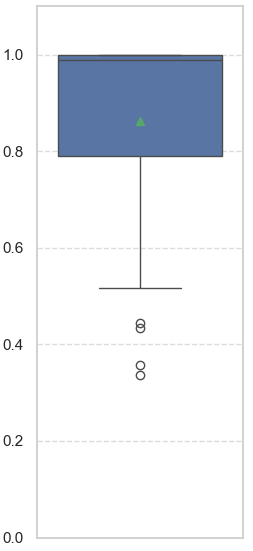
#> input picture figs/boxp_Wavelet.png, 253 x 551 px, given in place of 00005.jpg, which was not available
$ jupyter execute --allow-errors proves_denoising.ipynb   (text cells are left out)
#> lines starting #> are read from the running program, lines starting #| are printed output that depends on the picture; pictures that were not available may be replaced by others from this repository, and a replacement may not be noted
[cell 1]
import cv2
import numpy as np
import os
import pandas as pd
import seaborn as sns
import matplotlib.pyplot as plt
from skimage.metrics import structural_similarity as ssim

[cell 2]
# Compute Bhattacharyya similarity (using histograms)
# [19 lines left out: function compute_bhattacharyya, not called in this run]

[cell 3]
# Function to compute RMSE similarity between two images (directly on pixels)
# [11 lines left out: function compute_rmse, not called in this run]

[cell 4]
import math

def compute_psnr(img1, img2):
    # img1 and img2 have range [0, 255]
    img1 = img1.astype(np.float64)
    img2 = img2.astype(np.float64)
    mse = np.mean((img1 - img2) ** 2)
    if mse == 0:
        return float("inf")
    return 20 * math.log10(255.0 / math.sqrt(mse))

[cell 5]
def ssim(img1, img2):
    C1 = (0.01 * 255) ** 2
    C2 = (0.03 * 255) ** 2

    img1 = img1.astype(np.float64)
    img2 = img2.astype(np.float64)
    kernel = cv2.getGaussianKernel(11, 1.5)
    window = np.outer(kernel, kernel.transpose())

    mu1 = cv2.filter2D(img1, -1, window)[5:-5, 5:-5]  # valid
    mu2 = cv2.filter2D(img2, -1, window)[5:-5, 5:-5]
    mu1_sq = mu1 ** 2
    mu2_sq = mu2 ** 2
    mu1_mu2 = mu1 * mu2
    sigma1_sq = cv2.filter2D(img1 ** 2, -1, window)[5:-5, 5:-5] - mu1_sq
    sigma2_sq = cv2.filter2D(img2 ** 2, -1, window)[5:-5, 5:-5] - mu2_sq
    sigma12 = cv2.filter2D(img1 * img2, -1, window)[5:-5, 5:-5] - mu1_mu2

    ssim_map = ((2 * mu1_mu2 + C1) * (2 * sigma12 + C2)) / (
        (mu1_sq + mu2_sq + C1) * (sigma1_sq + sigma2_sq + C2)
    )
    return ssim_map.mean()

def compute_ssim(img1, img2):
    """calculate SSIM
    the same outputs as MATLAB's
    img1, img2: [0, 255]
    """
    if not img1.shape == img2.shape:
        raise ValueError("Input images must have the same dimensions.")
    if img1.ndim == 2:
        return ssim(img1, img2)
    elif img1.ndim == 3:
        if img1.shape[2] == 3:
            ssims = []
            for i in range(3):
                ssims.append(ssim(img1, img2))
            return np.array(ssims).mean()
        elif img1.shape[2] == 1:
            return ssim(np.squeeze(img1), np.squeeze(img2))
    else:
        raise ValueError("Wrong input image dimensions.")

[cell 6]
#import piq
import lpips
import torch
import numpy as np

# Function to calculate LPIPS metric between two images
def compute_lpips(image1, image2, net='alex'):
    """
    Compute the LPIPS metric between two images.

    Parameters:
    - image1: First image as a NumPy array (H x W x C), where C is 3 for RGB.
    - image2: Second image as a NumPy array (H x W x C), where C is 3 for RGB.
    - net: The network architecture used for LPIPS computation ('alex', 'vgg', 'squeeze'). Default is 'alex'.

    Returns:
    - lpips_distance: The LPIPS distance between image1 and image2.
    """
    # Convert images from NumPy to PyTorch Tensors and normalize to [-1, 1]
    # (LPIPS expects inputs in the range [-1, 1] and in the format (N, C, H, W))
    image1_torch = torch.from_numpy(image1).permute(2, 0, 1).unsqueeze(0).float() / 127.5 - 1.0
    image2_torch = torch.from_numpy(image2).permute(2, 0, 1).unsqueeze(0).float() / 127.5 - 1.0

    # Initialize the LPIPS model (choose the backbone: 'alex', 'vgg', 'squeeze')
    loss_fn = lpips.LPIPS(net=net)

    # Calculate LPIPS distance
    lpips_distance = loss_fn(image1_torch, image2_torch)

    return lpips_distance.item()

[cell 7]
def compare_images(image1, image2, method='bhattacharyya'):
    if method == 'bhattacharyya':
        return compute_bhattacharyya(image1, image2)
    elif method == 'rmse':
        return compute_rmse(image1, image2)
    elif method == 'psnr':
        return compute_psnr(image1, image2)
    elif method == 'ssim':
        return compute_ssim(image1, image2)
    elif method == 'lpips':
        return compute_lpips(image1, image2)
    else:
        raise ValueError(f"Unknown method: {method}. Choose 'bhattacharyya' or 'rmse'.")

[cell 8]
image1 = cv2.imread('data/qsd1_w3/00005.jpg')
#> image1 is the input picture: shape (551, 253, 3); mean B, G, R 241, 235.6, 232.4
image2 = cv2.imread('data/qsd1_w3/non_augmented/00005.jpg')
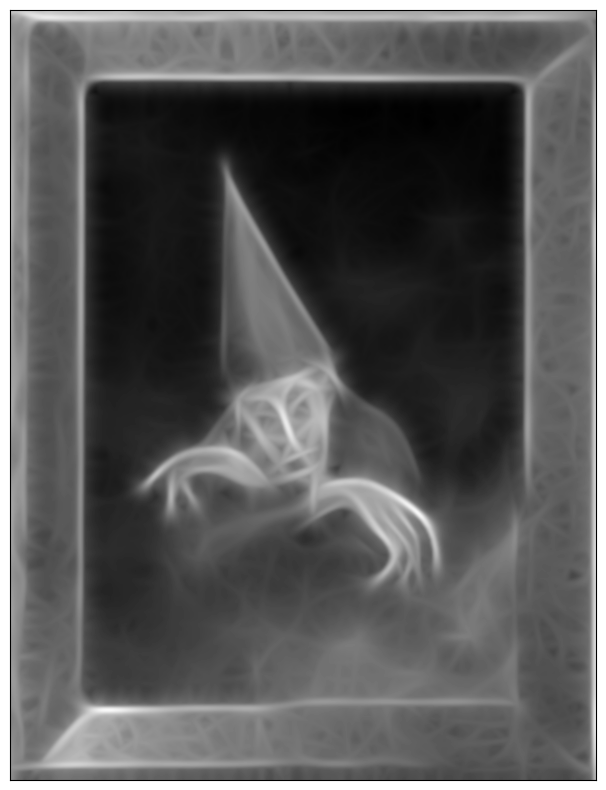
#> input picture figs/Gabor_applied.png, 606 x 790 px, given in place of 00005.jpg, which was not available
#> image2 is the input picture: shape (790, 606, 3); min 0, max 255, mean 89.6

#> (the rest of this cell did not finish here and is left out)


[cell 9]
#comprovació de que tinguin sentit tenint en compte: PSNR com més alt millor, SSIM com més aprop d 1 millor, LPIPS com més aprop d 0 millor
compute_psnr(image1, image1), compute_ssim(image1, image1), compute_lpips(image1, image1)
#> the loop in compute_ssim, `for i in range(3):` made 3 passes
#> pass 1, in ssim, `mu1_sq = mu1 ** 2`:
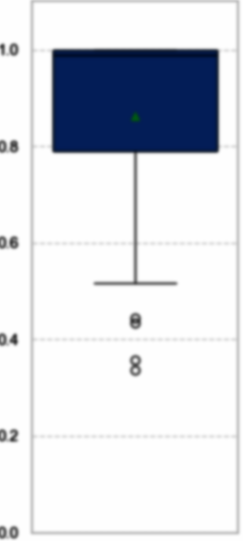
#> mu1_sq: shape (541, 243, 3) float64; mean B, G, R 58722.1, 57137.3, 56426.9; drawn with min black and max white
#> pass 1, in ssim, `sigma1_sq = cv2.filter2D(img1 ** 2, -1, window)[5:-5, 5:-5] - mu1_sq`:
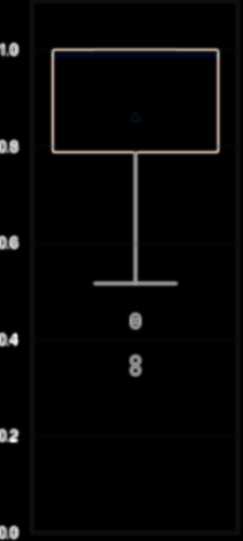
#> sigma1_sq: shape (541, 243, 3) float64; mean B, G, R 222.4, 222.3, 229.2; drawn with min black and max white
#> after the loop in compute_ssim, `for i in range(3):`: ssims = [1, 1, 1]
#> (the call stopped at in compute_lpips, `image1_torch = torch.from_numpy(image1).permute(2, 0, 1).unsqueeze(0)...`: torch is not available in this run)

[cell 10]
import cv2
import numpy as np
import os
import pandas as pd

# Function to convert images to the desired color space
def convert_color_space(image, color_space='RGB'):
    if color_space == 'RGB':
        return image
    elif color_space == 'HSV':
        return cv2.cvtColor(image, cv2.COLOR_BGR2HSV)
    elif color_space == 'LAB':
        return cv2.cvtColor(image, cv2.COLOR_BGR2LAB)
    elif color_space == 'GRAY':
        return cv2.cvtColor(image, cv2.COLOR_BGR2GRAY)
    else:
        raise ValueError(f"Unknown color space {color_space}")

# Directories containing the noisy images and the ground truth images
noisy_images_dir = 'data/qsd1_w3'
gt_images_dir = 'data/qsd1_w3/non_augmented'

# List to store results for each image
results = []

# User can choose the comparison method and color space
comparison_method = 'psnr'  # Choose 'bhattacharyya', 'rmse', 'psnr', 'ssim', 'lpips'
color_space = 'LAB'         # Choose 'RGB', 'HSV', 'LAB', or 'GRAY'

# Process all images in the folder
for img_name in os.listdir(noisy_images_dir):
    if img_name.endswith('.jpg') or img_name.endswith('.png'):
        # Load noisy image and corresponding ground truth image
        noisy_image_path = os.path.join(noisy_images_dir, img_name)
        gt_image_path = os.path.join(gt_images_dir, img_name)

        noisy_image = cv2.imread(noisy_image_path)
        gt_image = cv2.imread(gt_image_path)

        # Ensure both images are loaded correctly
        if noisy_image is None or gt_image is None:
            print(f"Error loading {img_name}")
            continue

        # Convert both images to the selected color space (only once)
        noisy_image_cs = convert_color_space(noisy_image, color_space=color_space)
        gt_image_cs = convert_color_space(gt_image, color_space=color_space)

        # Calculate similarity before filtering
        similarity_before = compare_images(noisy_image_cs, gt_image_cs, method=comparison_method)
#> in compute_psnr (call 3), `img1 = img1.astype(np.float64)`:
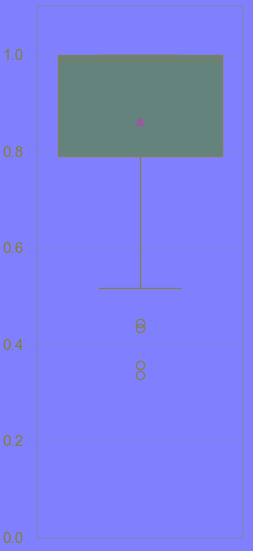
#> img1: shape (551, 253, 3) float64; mean B, G, R 236.8, 128.3, 124.8
#> similarity_before = inf

        # Try different parameters for each filter

        # Gaussian Blur - Different kernel sizes
        gb_sims = []
        for k in [(3, 3), (5, 5), (7, 7)]:
            gb_img = cv2.GaussianBlur(noisy_image, k, 0)
            gb_sims.append((k, compare_images(gb_img, gt_image_cs, method=comparison_method)))
#> this loop made 3 passes
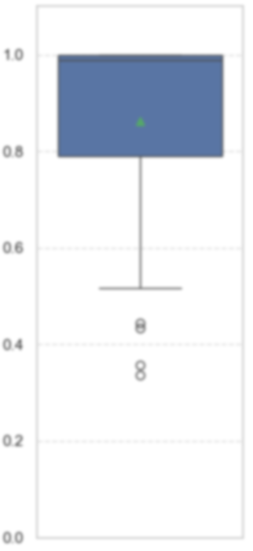
#> gb_img: shape (551, 253, 3); mean B, G, R 241, 235.7, 232.4
#> after the loop, gb_sims = [((3, 3), 8.49), ((5, 5), 8.5), ((7, 7), 8.51)]

        # Median Blur - Different kernel sizes
        mb_sims = []
        for k in [3, 5, 7]:
            mb_img = cv2.medianBlur(noisy_image, k)
            mb_sims.append((k, compare_images(mb_img, gt_image_cs, method=comparison_method)))
#> this loop made 3 passes
#> after the loop, mb_sims = [(3, 8.44), (5, 8.35), (7, 8.32)]

        # Bilateral Filter - Different d, sigmaColor, sigmaSpace
        bb_sims = []
        for (d, sigma_color, sigma_space) in [(9, 75, 75), (9, 100, 100), (9, 150, 150)]:
            bb_img = cv2.bilateralFilter(noisy_image, d, sigma_color, sigma_space)
            bb_sims.append(((d, sigma_color, sigma_space), compare_images(bb_img, gt_image_cs, method=comparison_method)))
#> this loop made 3 passes
#> after the loop, bb_sims = [((9, 75, 75), 8.45), ((9, 100, 100), 8.45), ((9, 150, 150), 8.47)]

        # Non-Local Means (NLM) - Different h parameters
        nlm_sims = []
        for (h_luminance, h_color) in [(10, 10), (7, 21), (15, 15)]:
            nlm_img = cv2.fastNlMeansDenoisingColored(noisy_image, None, h_luminance, h_color, 7, 21)
            nlm_sims.append(((h_luminance, h_color), compare_images(nlm_img, gt_image_cs, method=comparison_method)))
#> this loop made 3 passes
#> after the loop, nlm_sims = [((10, 10), 8.51), ((7, 21), 8.5), ((15, 15), 8.52)]

        # Find the best parameters for each filter
        best_gb_sim = max(gb_sims, key=lambda x: x[1]) if comparison_method == 'bhattacharyya' else min(gb_sims, key=lambda x: x[1])
#> best_gb_sim = ((3, 3), 8.49)
        best_mb_sim = max(mb_sims, key=lambda x: x[1]) if comparison_method == 'bhattacharyya' else min(mb_sims, key=lambda x: x[1])
#> best_mb_sim = (7, 8.32)
        best_bb_sim = max(bb_sims, key=lambda x: x[1]) if comparison_method == 'bhattacharyya' else min(bb_sims, key=lambda x: x[1])
#> best_bb_sim = ((9, 75, 75), 8.45)
        best_nlm_sim = max(nlm_sims, key=lambda x: x[1]) if comparison_method == 'bhattacharyya' else min(nlm_sims, key=lambda x: x[1])
#> best_nlm_sim = ((7, 21), 8.5)

        # Store the results for this image
        results.append({
            'Image': img_name,
            'Similarity (Before)': similarity_before,
            'Best Gaussian Blur (Kernel)': best_gb_sim[0],
            'Gaussian Blur (Similarity)': best_gb_sim[1],
            'Best Median Blur (Kernel)': best_mb_sim[0],
            'Median Blur (Similarity)': best_mb_sim[1],
            'Best Bilateral Filter (Params)': best_bb_sim[0],
            'Bilateral Filter (Similarity)': best_bb_sim[1],
            'Best NLM (Params)': best_nlm_sim[0],
            'NLM (Similarity)': best_nlm_sim[1]
        })

# Convert results to a pandas DataFrame for better organization and analysis
df_results = pd.DataFrame(results)
#> df_results = table of 1 rows and 10 columns

# Optionally, save the results to a CSV file
df_results.to_csv(f'comparison_{color_space}_{comparison_method}_results.csv', index=False)

[cell 11]
df_results
#> Out = table of 1 rows and 10 columns

[cell 12]
import numpy as np
import cv2
import matplotlib.pyplot as plt

# gaussian_kernel_5x5 = (1.0/256)*np.array([[1, 4,  6,  4,  1],[4, 16, 24, 16, 4],[6, 24, 36, 24, 6],[4, 16, 24, 16, 4],[1, 4,  6,  4,  1]])
gaussian_kernel = (1.0/16)*np.array([[1, 2, 1],[2,4,2],[1,2,1]])

# Function to handle convolution of two images(matrices). Defining this as a general function helps
# us in making repeated calls to the function in future.
def convolve(f, g):
    vmax = f.shape[0]
    wmax = f.shape[1]
    smax = g.shape[0]
    tmax = g.shape[1]
    smid = smax // 2
    tmid = tmax // 2
    xmax = vmax + 2*smid
    ymax = wmax + 2*tmid
    # Allocate result image.
    h = np.zeros([xmax, ymax], dtype=f.dtype)
    # Do convolution
    for x in range(xmax):
        for y in range(ymax):
            # Calculate pixel value for h at (x,y). Sum one component
            # for each pixel (s, t) of the filter g.
            s_from = max(smid - x, -smid)
            s_to = min((xmax - x) - smid, smid + 1)
            t_from = max(tmid - y, -tmid)
            t_to = min((ymax - y) - tmid, tmid + 1)
            value = 0
            for s in range(s_from, s_to):
                for t in range(t_from, t_to):
                    v = x - smid + s
                    w = y - tmid + t
                    value += g[smid - s, tmid - t] * f[v, w]
            h[x, y] = value
    return h

# Often the convolved image is not of the same size as the input image. The following function takes care of the
# appropriate padding to ensure images are of same size before addition of subtraction.
def handle_img_padding(img1, img2):
    M1, N1 = img1.shape[:2]
    M2, N2 = img2.shape[:2]
    padding_x = int(np.abs(M2 - M1)/2)
    padding_y = int(np.abs(N2 - N1)/2)
    img2 = img2[padding_x:M1+padding_x, padding_y: N1+padding_y]
    return img2

# Function for upsampling of gaussian blur images.
def interpolate(image):
    image_up = np.zeros((2*image.shape[0], 2*image.shape[1]))
    image_up[::2, ::2] = image
    return convolve(image_up, 4*gaussian_kernel)

# Function to perform Gaussian filtering on a given image. It convolves a given image with the Gaussian kernel
# defined above and performs downsampling of the result.
def gaussian_pyramid_func(image):
    image_blur = convolve(image, gaussian_kernel)
    return image_blur[::2, ::2]

# Function to generate Gaussian and Laplacian pyramids using the method described above. Returns the generated
# Gaussian pyramid and Laplacian pyramid.
def create_gaussian_laplacian_pyramids(image, level):
    G = [image]
    L = []
    while level > 0:
        level -= 1
        image_blur = gaussian_pyramid_func(image)
        G.append(image_blur)
        expanded_img = interpolate(image_blur)
        if image.shape[:2] != expanded_img.shape[:2]:
            expanded_img = handle_img_padding(image, expanded_img)
        laplacian = image - expanded_img
        L.append(laplacian)
        image = image_blur
    return G, L

[cell 13]
def preprocess_odd_images(img):
    M, N = img.shape[:2]
    if M % 2 == 1 and N % 2 == 1:
        return img[1:][1:]
    elif M%2 == 1:
        return img[1:][:]
    elif N%2 == 1:
        return img[:][1:]
    else:
        return img

[cell 14]
original_img = cv2.imread('data/qsd1_w3/00005.jpg', 0)
original_img = preprocess_odd_images(original_img)

pyramid_levels = 6
gaussian_pyramid, laplacian_pyramid = create_gaussian_laplacian_pyramids(original_img, pyramid_levels)
#> the loop in create_gaussian_laplacian_pyramids, `while level > 0:` made 6 passes
#> pass 1, in handle_img_padding, `img2 = img2[padding_x:M1+padding_x, padding_y: N1+padding_y]`:
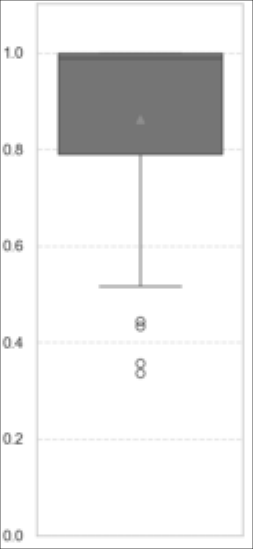
#> img2: shape (549, 253) float64; min 91, max 255, mean 234.4
#> after the loop in create_gaussian_laplacian_pyramids, `while level > 0:`: G = 7 items; L = 6 items; level = 0
#> gaussian_pyramid = 7 items; laplacian_pyramid = 6 items

[cell 15]
# Functions to plot our results
def plot_input(img, title):
    plt.imshow(img, cmap = 'gray')
    plt.title(title), plt.xticks([]), plt.yticks([])
    plt.show()

def sub_plot(img1, img2, img3, title):
    fig = plt.figure()
    plt.subplot(131)
    plt.imshow(img1, cmap = 'gray')
    plt.subplot(132)
    plt.imshow(img2, cmap = 'gray')
    plt.subplot(133)
    plt.imshow(img3, cmap = 'gray')
    plt.show()

[cell 16]
for i in range(len(laplacian_pyramid)-1, 0, -1):
    plot_input(laplacian_pyramid[i], 'Laplacian Pyramid - Level '+ str(i))
#> this loop made 5 passes
#> i on passes 1, 2, 4, 5: 5, 4, 2, 1
#> pass 1, in plot_input, `plt.show()`:
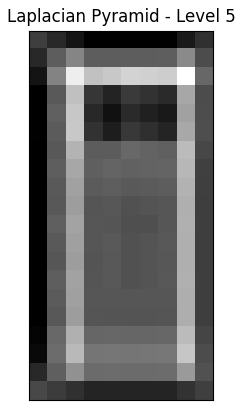
#> figure drawn by matplotlib, 1 panel

[cell 17]
for i in range(len(gaussian_pyramid)-1, 0, -1):
    plot_input(gaussian_pyramid[i], 'Gaussian Pyramid - Level '+ str(i-1))
#> this loop made 6 passes
#> pass 1, in plot_input (call 6), `plt.show()`:
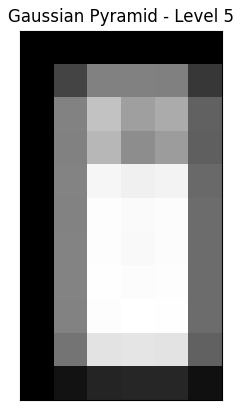
#> figure drawn by matplotlib, 1 panel
#> pass 2, in plot_input (call 7), `plt.show()`:
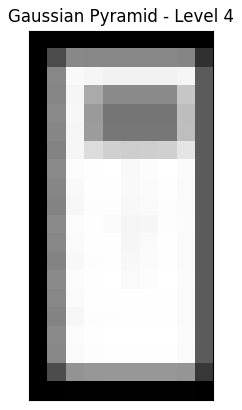
#> figure drawn by matplotlib, 1 panel

[cell 18]
# Function to reconstruct original image using the computed Gaussian and Laplacian filters.
# The function follows the steps described above for reconstruction of the image.
def reconstruct_original_img(G, L):
    reconstructed_images = []
    for i in range(len(G)-1 , 0, -1):
        expanded_img = interpolate(G[i])
        if expanded_img.shape[:2]!= L[i-1].shape[:2]:
            resized_img = handle_img_padding(L[i-1], expanded_img)
        reconstructed_images.append(resized_img + L[i-1])
        print("Levels" + str(i))
        sub_plot(expanded_img, L[i-1], resized_img + L[i-1], "Levels" + str(i))
    return reconstructed_images

[cell 19]
reconstructed_images = reconstruct_original_img(gaussian_pyramid, laplacian_pyramid)
#> the loop in reconstruct_original_img, `for i in range(len(G)-1 , 0, -1):` made 6 passes
#> (i, M1 in handle_img_padding, N1 in handle_img_padding, M2 in handle_img_padding) on passes 1, 2, 3, 5, 6: (6, 20, 10, 24), (5, 37, 18, 42), (4, 71, 34, 76), (2, 276, 128, 280), (1, 549, 253, 554)
#> (printed output is left out)
#> pass 1, in sub_plot, `plt.show()`:
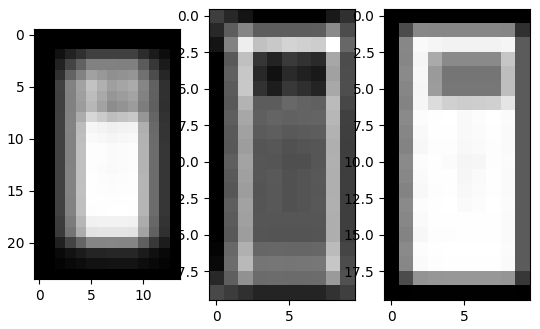
#> figure drawn by matplotlib, 3 panels
#> reconstructed_images = 6 items
#> (the rest of the program and of its run is left out)
